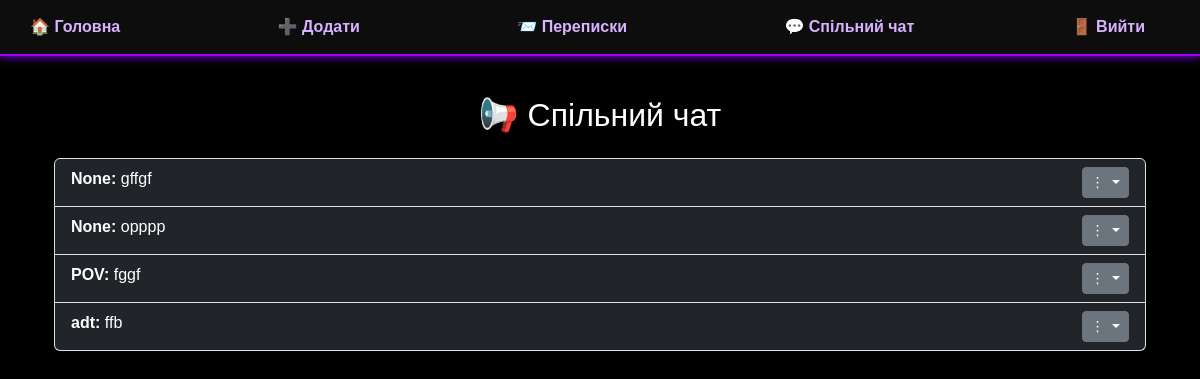
Screenshot of /admin/shared_chat (signed in) with the database file from the repository.
### tables this page shows
CREATE TABLE shared_messages (
    id INTEGER PRIMARY KEY AUTOINCREMENT,
    username TEXT,
    text TEXT,
    media_urls TEXT,
    reply_to INTEGER
, sender TEXT, timestamp TEXT);

### app.py (the view)
@app.route('/admin/shared_chat')
def admin_shared_chat():
    if session.get('username') != 'admin':
        return redirect('/login')
    conn = get_db()
    cursor = conn.cursor()
    cursor.execute("SELECT id, sender, text, reply_to, media_urls FROM shared_messages ORDER BY timestamp ASC")
    messages = [{"id": row[0], "sender": row[1], "text": row[2], "reply_to": row[3], "media_urls": row[4]} for row in cursor.fetchall()]
    conn.close()
    return render_template("admin/shared_chat.html", username=session['username'], messages=messages)

### app.py (called while the page is built)
def get_db():
    return sqlite3.connect(os.path.join(os.path.dirname(os.path.abspath(__file__)), 'data/users.db'))

@app.before_request
def update_last_seen():
    session.permanent = True
    if "username" in session:
        conn = get_db()
        c = conn.cursor()
        c.execute("UPDATE users SET last_seen = ? WHERE username = ?", (datetime.utcnow().isoformat(), session["username"]))
        conn.commit()
        conn.close()

### templates/admin/shared_chat.html (shortened to what this page needs)
{% extends 'admin/layout.html' %}
{% block content %}
<div class="container mt-4">
  <h2 class="text-center mb-4">📢 Спільний чат</h2>
  <div class="list-group">
    {% for msg in messages %}
    <div class="list-group-item bg-dark text-white d-flex justify-content-between align-items-start">
      <div>
        <strong>{{ msg.sender }}:</strong> {{ msg.text }}
      </div>
      <div class="dropdown">
        <button class="btn btn-sm btn-secondary dropdown-toggle" type="button" data-bs-toggle="dropdown">
          ⋮
        </button>
      </div>
    </div>
    {% endfor %}
  </div>
</div>
{% endblock %}

### templates/admin/layout.html (style rules this page uses)
body { background-color: #000; color: #fff; font-family: 'Orbitron', sans-serif; }
.container { margin-top: 40px; }

### rows the page displays
shared_messages: sender "None", text "gffgf"
shared_messages: sender "None", text "орррр"
shared_messages: sender "POV", text "fggf"
shared_messages: sender "adt", text "ffb"
